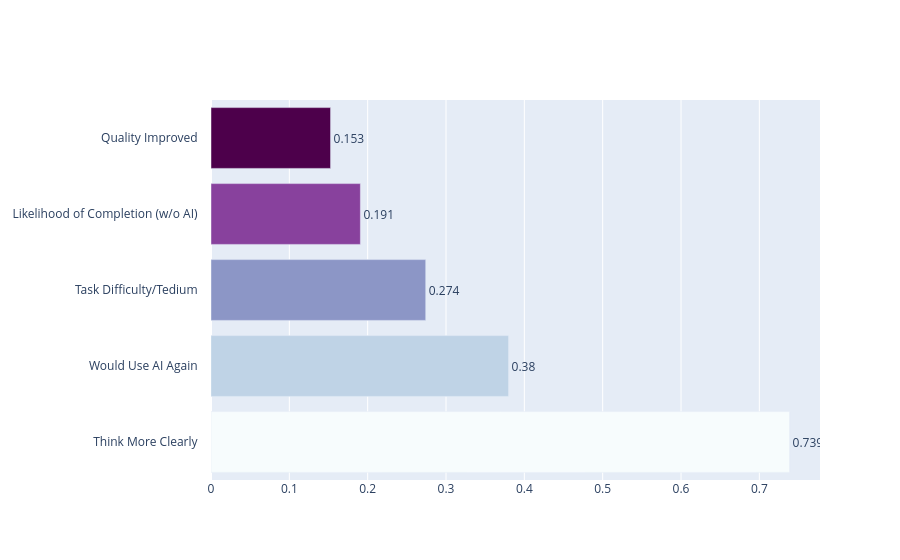

Notebook source saved alongside this figure:
### Code cell
corr_overuser =calculate_correlations_by_personality(part2_df, 'Overuser / Devoted User')
create_corr_bar_plot(corr_overuser, 'Overuser / Devoted User')

### Figure 1 — Plotly figure (JSON) as saved in the notebook; plotly's stock layout.template omitted (floating-point values rounded to 4 significant figures)
{"data": [{"marker": {"color": ["rgb(247, 252, 253)", "rgb(191, 211, 230)", "rgb(140, 150, 198)", "rgb(136, 65, 157)", "rgb(77, 0, 75)"]}, "orientation": "h", "text": [0.739, 0.38, 0.274, 0.191, 0.153], "textposition": "outside", "type": "bar", "x": [0.7385, 0.3799, 0.2741, 0.1907, 0.1526], "y": ["Think More Clearly", "Would Use AI Again", "Task Difficulty/Tedium", "Likelihood of Completion (w/o AI)", "Quality Improved"]}], "layout": {"yaxis": {"tickcolor": "white", "ticklen": 10, "ticks": "outside", "tickwidth": 1}}}
